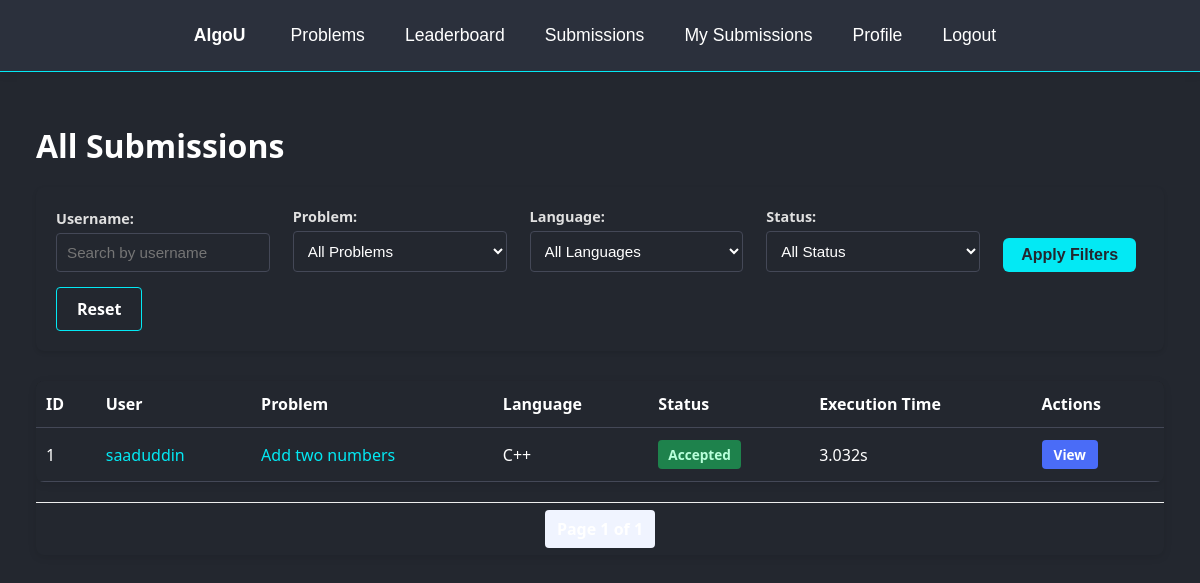
Screenshot of /compiler/submissions/ (signed in) with the database file from the repository.
### compiler/models.py (models this page shows, shortened)
class CodeSubmission(models.Model):
    LANGUAGE_CHOICES = [
        ('python', 'Python'),
        ('cpp', 'C++'),
        ('java', 'Java'),
        ('c', 'C'),
    ]
    user = models.ForeignKey(User, on_delete=models.CASCADE, related_name='submissions')
    problem = models.ForeignKey(Problem, on_delete=models.CASCADE, null=True, blank=True, related_name='submissions')
    language = models.CharField(max_length=10, choices=LANGUAGE_CHOICES)
    code = models.TextField()
    output = models.TextField(blank=True)
    error_message = models.TextField(blank=True)
    execution_time = models.FloatField(default=0.0)
    is_correct = models.BooleanField(default=False)
    submitted_at = models.DateTimeField(auto_now_add=True)
    class Meta:
        ordering = ['-submitted_at']

### problems/models.py (models this page shows, shortened)
class Problem(models.Model):
    title = models.CharField(max_length=200)
    description = models.TextField()
    difficulty = models.CharField(max_length=50)

### compiler/views.py (the view)
# urls.py: path('submissions/', views.all_submissions, name='all-submissions'),
@login_required
def all_submissions(request):
    if not request.user.is_staff:
        return redirect('user-submissions', user_id=request.user.id)
    username = request.GET.get('username')
    problem_id = request.GET.get('problem')
    language = request.GET.get('language')
    status = request.GET.get('status')
    submissions = CodeSubmission.objects.all().order_by('-submitted_at')
    if username:
        submissions = submissions.filter(user__username__icontains=username)
    if problem_id:
        submissions = submissions.filter(problem_id=problem_id)
    if language:
        submissions = submissions.filter(language=language)
    if status:
        is_correct = status == 'correct'
        submissions = submissions.filter(is_correct=is_correct)
    paginator = Paginator(submissions, 15)  # 15 submissions per page
    page_number = request.GET.get('page')
    page_obj = paginator.get_page(page_number)
    problems = Problem.objects.all()
    context = {
        'page_obj': page_obj,
        'problems': problems,
        'selected_username': username,
        'selected_problem': problem_id,
        'selected_language': language,
        'selected_status': status,
        'languages': CodeSubmission.LANGUAGE_CHOICES,
    }
    return render(request, 'all_submissions.html', context)

### compiler/templates/all_submissions.html (shortened to what this page needs)
{% extends "base.html" %}
{% load i18n %}
{% load static %}
{% block extra_css %}
<link rel="stylesheet" href="{% static 'submissions.css' %}">
{% endblock %}
{% block content %}
<div class="submissions-container">
    <div class="submissions-header">
        <h1>All Submissions</h1>
        <div class="filter-section">
            <form method="get" action="{% url 'all-submissions' %}" class="filter-form">
                <div class="filter-group">
                    <label for="username">Username:</label>
                    <input type="text" name="username" id="username" value="{{ selected_username|default:'' }}" placeholder="Search by username">
                </div>
                <div class="filter-group">
                    <label for="problem">Problem:</label>
                    <select name="problem" id="problem">
                        <option value="">All Problems</option>
                    </select>
                </div>
                <div class="filter-group">
                    <label for="language">Language:</label>
                    <select name="language" id="language">
                        <option value="">All Languages</option>
                    </select>
                </div>
                <div class="filter-group">
                    <label for="status">Status:</label>
                    <select name="status" id="status">
                        <option value="">All Status</option>
                    </select>
                </div>
                <button type="submit" class="filter-button">Apply Filters</button>
                <a href="{% url 'all-submissions' %}" class="reset-button">Reset</a>
            </form>
        </div>
    </div>
    <div class="submissions-table-container">
        {% if page_obj %}
            <table class="submissions-table">
                <thead>
                    <tr>
                        <th>ID</th>
                        <th>User</th>
                        <th>Problem</th>
                        <th>Language</th>
                        <th>Status</th>
                        <th>Execution Time</th>
                        <th>Actions</th>
                    </tr>
                </thead>
                <tbody>
                    {% for submission in page_obj %}
                        <tr class="{% if submission.is_correct %}submission-correct{% else %}submission-incorrect{% endif %}">
                            <td>{{ submission.id }}</td>
                            <td>
                                <a href="{% url 'user-submissions' submission.user.id %}">
                                    {{ submission.user.username }}
                                </a>
                            </td>
                            <td>
                                {% if submission.problem %}
                                    <a href="{% url 'problem-detail' submission.problem.id %}">
                                        {{ submission.problem.title }}
                                    </a>
                                {% else %}
                                    Custom Code
                                {% endif %}
                            </td>
                            <td>
                                {% for lang_code, lang_name in languages %}
                                    {% if submission.language == lang_code %}
                                        {{ lang_name }}
                                    {% endif %}
                                {% endfor %}
                            </td>
                            <td class="status-cell">
                                {% if submission.is_correct %}
                                    <span class="status-badge status-accepted">Accepted</span>
                                {% else %}
                                    <span class="status-badge status-failed">Failed</span>
                                {% endif %}
                            </td>
                            <td>{{ submission.execution_time|floatformat:3 }}s</td>
                            <td>
                                <a href="{% url 'submission-detail' submission.id %}" class="view-button">View</a>
                            </td>
                        </tr>
                    {% endfor %}
                </tbody>
            </table>
            <div class="pagination">
                <span class="step-links">
                    <span class="current">
                    </span>
                </span>
            </div>
        {% else %}
            <div class="no-submissions">
                <p>No submissions found.</p>
            </div>
        {% endif %}
    </div>
</div>
{% endblock %}

### static/base.css (style rules this page uses)
body { margin: 0; padding: 0; font-family: 'Segoe UI', Arial, Helvetica, sans-serif; background: #23272f; color: #fff; min-height: 100vh; }
a { color: #03e9f4; text-decoration: none; transition: color 0.2s; }
h1, h2, h3, h4, h5 { color: #fff; font-weight: 600; margin-top: 0; }
table { width: 100%; border-collapse: collapse; background: #23272f; color: #fff; }
th, td { padding: 12px 10px; border-bottom: 1px solid #444857; text-align: left; }
th { background: #23272f; font-weight: 700; }
.status-badge { padding: 3px 10px; border-radius: 12px; font-size: 0.95em; font-weight: 600; display: inline-block; }
.status-accepted { background: #1e824c; color: #b8ffda; }
button, .btn, .filter-button, .reset-button, .view-button, .back-button, .problem-button { background: #03e9f4; color: #23272f; border: none; border-radius: 6px; padding: 8px 18px; font-size: 1em; font-weight: 600; cursor: pointer; transition: background 0.2s, color 0.2s; margin-right: 8px; text-decoration: none; display: inline-block; }
input, select { background: #23272f; color: #fff; border: 1px solid #444857; border-radius: 4px; padding: 7px 10px; font-size: 1em; margin-right: 8px; }
.pagination { margin: 24px 0 0 0; text-align: center; }
.pagination .step-links .current { color: #fff; font-weight: 600; margin: 0 8px; }

### compiler/static/submissions.css (style rules this page uses)
.submissions-container { max-width: 1200px; margin: 0 auto; padding: 20px; background: transparent; color: #fff; }
.submissions-header { margin-bottom: 30px; }
.submissions-header h1 { font-size: 2rem; color: #fff; margin-bottom: 20px; }
.filter-section { background-color: #23272f; border-radius: 8px; padding: 20px; margin-bottom: 30px; box-shadow: 0 2px 4px rgba(0, 0, 0, 0.10); }
.filter-form { display: flex; flex-wrap: wrap; gap: 15px; align-items: flex-end; }
.filter-group { display: flex; flex-direction: column; min-width: 200px; flex: 1; }
.filter-group label { font-size: 0.9rem; font-weight: 600; margin-bottom: 5px; color: #e0e0e0; }
.filter-group select, .filter-group input { padding: 10px; border: 1px solid #ddd; border-radius: 4px; font-size: 0.95rem; background: #23272f; border: 1px solid #444857; color: #fff; }
.filter-button, .reset-button, .view-button { background: #03e9f4; color: #23272f; border: none; border-radius: 6px; padding: 8px 18px; font-size: 1em; font-weight: 600; cursor: pointer; transition: background 0.2s, color 0.2s; margin-right: 8px; text-decoration: none; display: inline-block; }
.reset-button { background-color: #23272f; color: #fff; border: 1px solid #03e9f4; border-radius: 4px; padding: 10px 20px; font-weight: 600; text-decoration: none; transition: background-color 0.2s, color 0.2s; }
.submissions-table-container { background-color: #23272f; border-radius: 8px; box-shadow: 0 2px 8px rgba(0, 0, 0, 0.1); overflow: hidden; }
.submissions-table { width: 100%; border-collapse: collapse; background: #23272f; color: #fff; border-radius: 8px; overflow: hidden; box-shadow: 0 2px 8px rgba(0, 0, 0, 0.1); }
.submissions-table th, .submissions-table td { padding: 12px 10px; border-bottom: 1px solid #444857; text-align: left; background: #23272f; color: #fff; }
.submissions-table th { background: #23272f; font-weight: 700; }
.submissions-table tr:nth-child(odd) { background: #23272f; }
.status-cell { text-align: center; }
.status-badge { display: inline-block; padding: 5px 10px; border-radius: 4px; font-size: 0.85rem; font-weight: 600; }
.status-badge.status-accepted { background: #1e824c; color: #b8ffda; }
.submission-correct { background-color: rgba(46, 125, 50, 0.05); }
.view-button { display: inline-block; padding: 5px 12px; background-color: #4a6cf7; color: white; border-radius: 4px; text-decoration: none; font-size: 0.85rem; font-weight: 600; transition: background-color 0.2s; }
.pagination { display: flex; justify-content: center; margin-top: 20px; padding: 15px 0; border-top: 1px solid #eee; }
.pagination .current { padding: 8px 12px; background-color: #f0f4ff; color: #4a6cf7; border-radius: 4px; font-weight: 600; }

### rows the page displays
CodeSubmission: id "1", user.username "saaduddin", problem "Add two numbers", languages "C++", is_correct "Accepted", execution_time "3.032"
